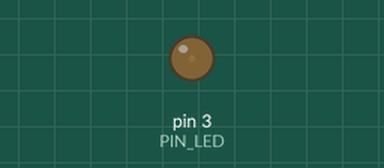
Simulated run of this sketch. Board: Arduino Uno, built with avr-gcc and run on an emulated ATmega328P. On the bench: output pins drawn as LEDs (lit = HIGH). What the sketch prints to the serial monitor is not drawn.

Above: at 0.05 s.
At 2.45 s:
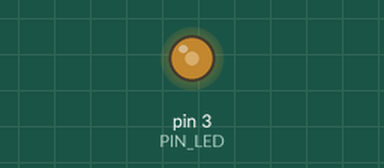
At 4.85 s:
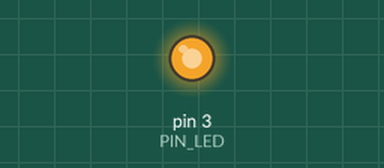
At 9.7 s:
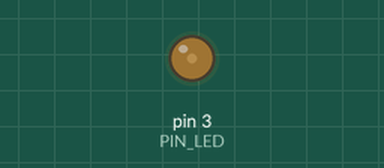
Timing chart, 0 to 13.9 s (numbered marks = the images above):
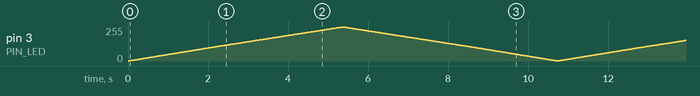

The sketch:

3-analog.ino
```cpp
const byte PIN_LED = 3;
unsigned long timer_led = 0;
byte state_led = 0;
bool direction_led = true;

void setup() {
    pinMode(PIN_LED, OUTPUT);
    Serial.begin(9600);
}

void loop() {
    if (millis() - timer_led >= 20) {
        state_led += direction_led ? 1 : -1;
        if (state_led >= 255 || state_led <= 0) direction_led = !direction_led;
        timer_led = millis();
    }

    Serial.print(state_led);
    analogWrite(PIN_LED, state_led);
}
```
